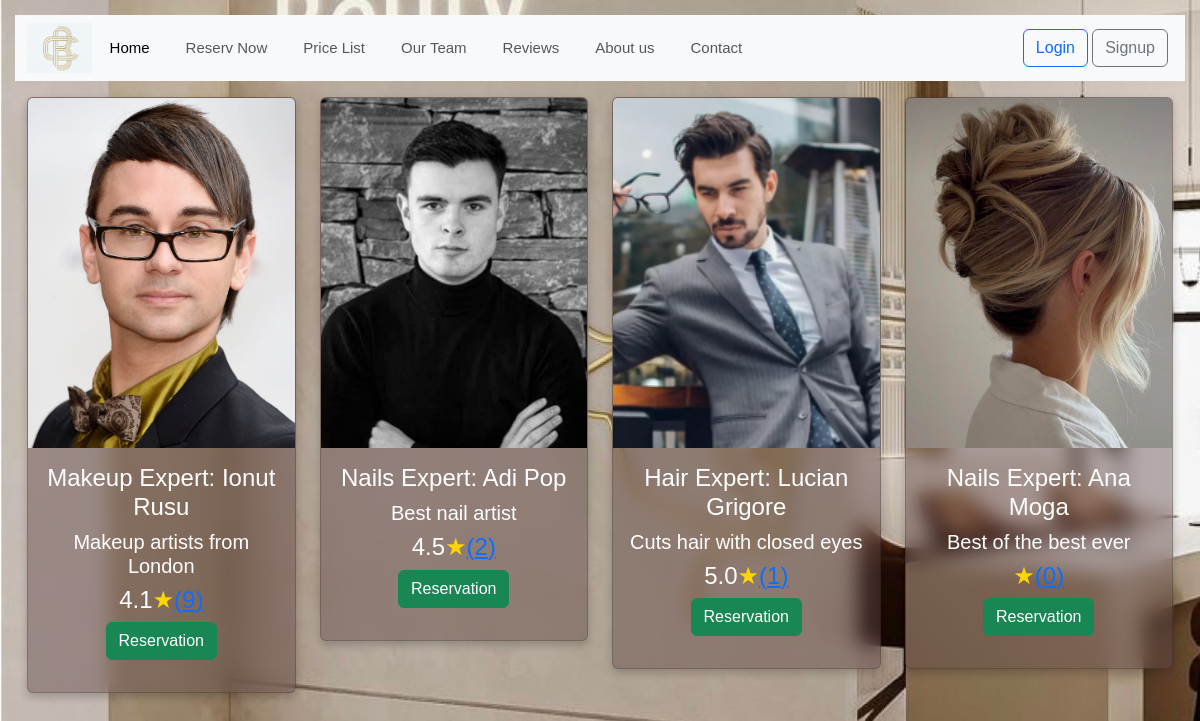
The app's page /stylist-list/ with its own data.
### reservation/models.py (models this page shows)
class Stylist(models.Model):
    name = models.CharField(max_length=255)
    email = models.EmailField(max_length=50)
    description = models.TextField()
    active = models.BooleanField(default=True)
    profile = models.ImageField(null=True, blank=True, upload_to="stylist_profile/")
    def stars_avg(self):
        return Review.objects.filter(stylist=self).aggregate(Avg('stars'))['stars__avg']
    def stars_count(self):
        return Review.objects.filter(stylist=self).count()
    def __str__(self):
        return self.name

class StylistService(models.Model):
    stylist = models.ForeignKey(Stylist, on_delete=models.CASCADE)
    service = models.ForeignKey(Service, on_delete=models.CASCADE)
    def __str__(self):
        return f' {self.service} Expert: {self.stylist}'

class Service(models.Model):
    name = models.CharField(max_length=255)
    duration = models.DurationField()
    price = models.DecimalField(max_digits=10, decimal_places=2)
    def __str__(self):
        return self.name

### reservation/views.py (the view)
# urls.py: path('stylist-list/', views.StylistListView.as_view(), name='stylist_list'),
class StylistListView(ListView, LoginRequiredMixin, PermissionRequiredMixin, ):
    template_name = 'stylist/stylist_list.html'
    model = Stylist
    context_object_name = 'all_stylists'
    permission_required = "stylist.view_stylist_list"

### templates/stylist/stylist_list.html (shortened to what this page needs)
{% extends 'base.html' %}
{% load static %}
{% block content %}
    <div class='container-fluid'>
        <div class="row">
            {% for stylist in all_stylists %}
                <div class="col-md-3 gy-3 text-center">
                    <div class="card " style="background-color: rgb(95 71 71 /43%)">
                        {% if stylist.profile %}
                            <img src="{{ stylist.profile.url }}" height="350" class="card-img-top"
                                 alt="imagine profile">
                        {% else %}
                            <img src="{% static 'images/img_2.png' %}" height="300" alt="Imagine profile">
                        {% endif %}
                        <div class="card-body ">
                            <h4 class="card-text"> {{ stylist.stylistservice_set.first }} </h4>
                            <h5 class="card-text"> {{ stylist.description }} </h5>
                            <h4 class="card-text text-center">
                                <span
                                        class="stars ">{{ stylist.stars_avg|floatformat:1 }}
                                    <span class="star" data-value="1">&#9733;</span>
                                        <a href="{% url "reviews_list" %}?stylist={{ stylist.id }}">({{ stylist.stars_count }})</a>
                                </span>
                            </h4>
                            <p class="text-center"><a href="{% url 'create_reservation' %}" class="btn btn-success">Reservation</a></p>
                        </div>
                    </div>
                </div>
            {% endfor %}
        </div>
    </div>
{% endblock %}

### static/css/my_style.css (style rules this page uses)
body { font-family: Arial, sans-serif; line-height: 1.6; margin: 0; padding: 0; background-color: #f4f4f4; }

### templates/stylist/stylist_list.html (style rules this page uses)
.stars { display: flex; }
.star { font-size: 1.5rem; color: gold }
img { object-fit: cover }
h4 { display: flex; justify-content: center; align-items: center; }

### records on screen
Stylist: profile (picture), stylistservice_set.first "Makeup Expert: Ionut Rusu", description "Makeup artists from London", stars_avg "4.1"
Stylist: profile (picture), stylistservice_set.first "Nails Expert: Adi Pop", description "Best nail artist", stars_avg "4.5", stars_count "2"
Stylist: profile (picture), stylistservice_set.first "Hair Expert: Lucian Grigore", description "Cuts hair with closed eyes", stars_avg "5.0", stars_count "1"
Stylist: profile (picture), stylistservice_set.first "Nails Expert: Ana Moga", description "Best of the best ever", stars_count "0"
